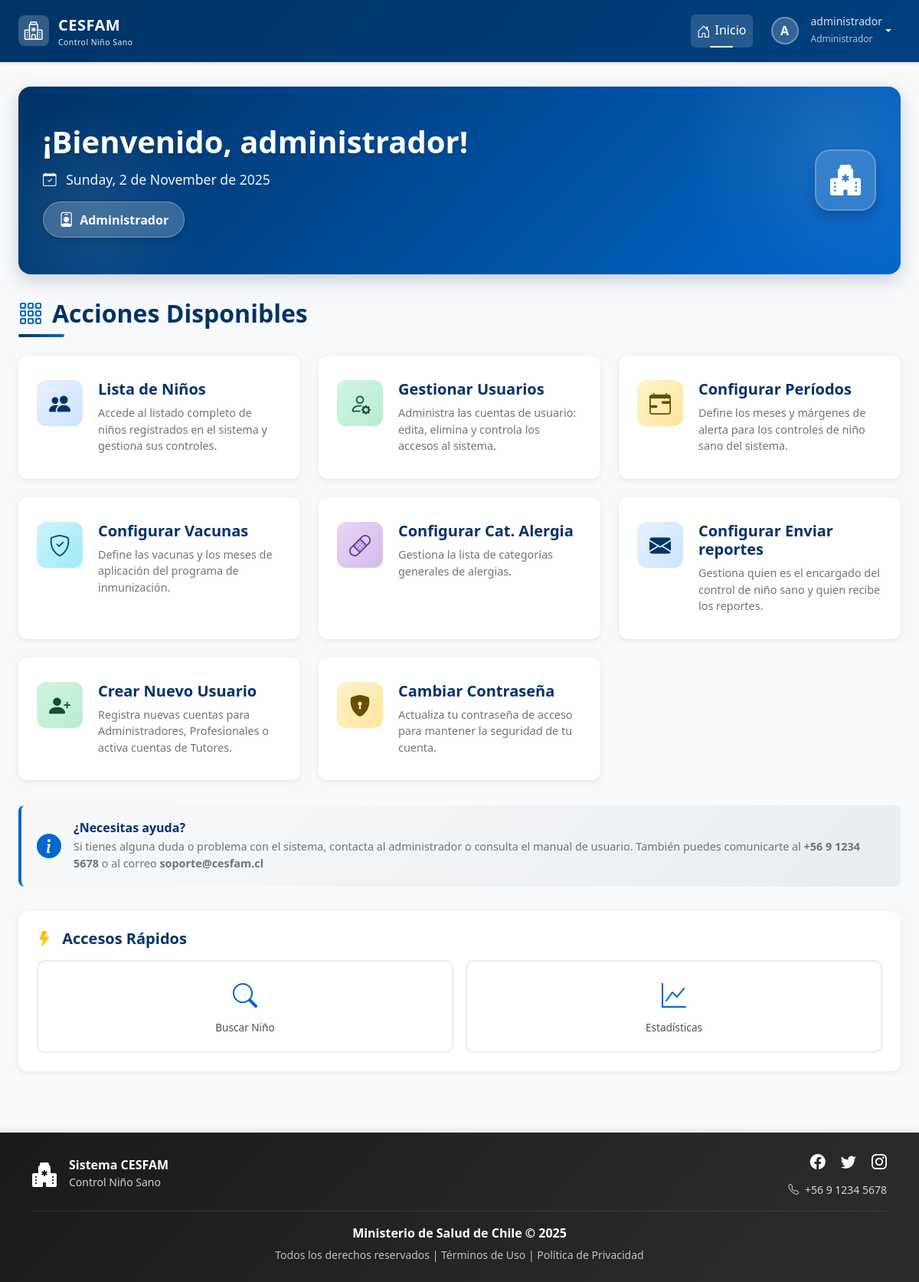
/home/ (signed in), run on the app's committed database.
### login/models.py (models this page shows, shortened)
class Usuario(AbstractBaseUser, PermissionsMixin):
    rut = models.CharField(max_length=10, unique=True)
    nombre_completo = models.CharField(max_length=200)
    email = models.EmailField(unique=True)
    rol = models.ForeignKey(Rol, on_delete=models.PROTECT)
    clave_temporal = models.BooleanField(default=False)
    nombre_completo_norm = models.CharField(
        max_length=200,
        editable=False,
        db_index=True
    )
    activo = models.BooleanField(default=True)
    is_staff = models.BooleanField(default=False) # Necesario para el admin de Django
    fecha_creacion = models.DateTimeField(default=timezone.now)
    objects = UsuarioManager()
    USERNAME_FIELD = 'rut'
    REQUIRED_FIELDS = ['nombre_completo', 'email']

class Rol(models.Model):
    id = models.AutoField(primary_key=True)
    nombre_rol = models.CharField(max_length=30, unique=True)
    descripcion = models.CharField(max_length=200)

### login/views.py (the view)
# urls.py: 2. Add a URL to urlpatterns:  path('', views.home, name='home')
@login_required
@clave_no_temporal
def home(request):
    return render(request, 'home.html')

### templates/home.html (shortened to what this page needs)
{% extends 'base.html' %}
{% load static %}
{% block extra_css %}
    <link rel="stylesheet" href="{% static 'css/estilohome.css' %}">
{% endblock %}
{% block content %}
<div class="hero-welcome">
    <div class="hero-content">
        <div class="row align-items-center">
            <div class="col-lg-8 mb-3 mb-lg-0">
                <h1 class="animate-hero-text">¡Bienvenido, {{ request.user.nombre_completo }}!</h1>
                <p class="text-white mb-3 animate-hero-text" style="opacity: 0.95; font-size: 1.1rem;">
                    <i class="bi bi-calendar-check me-2"></i>
                    {% now "l, j \d\e F \d\e Y" %}
                </p>
                <div class="role-badge">
                    <i class="bi bi-person-badge"></i>
                    {{ request.user.rol.nombre_rol }}
                </div>
            </div>
            <div class="col-lg-4 text-center text-lg-end">
                <div class="hero-icon d-inline-flex">
                    <i class="bi bi-hospital-fill"></i>
                </div>
            </div>
        </div>
    </div>
</div>
<div class="mb-4">
    <h2 class="section-title">
        <i class="bi bi-grid-3x3-gap"></i>
        Acciones Disponibles
    </h2>
</div>
<div class="actions-grid">
    {% if request.user.rol.nombre_rol|lower in "administrador,profesional" %}
        <a href="{% url 'control:listar_ninos' %}" class="action-link animate-fade-in-up animate-delay-1">
            <div class="action-card">
                <div class="card-body">
                    <div class="action-icon icon-primary">
                        <i class="bi bi-people-fill"></i>
                    </div>
                    <div class="action-content">
                        <h5>Lista de Niños</h5>
                        <p>Accede al listado completo de niños registrados en el sistema y gestiona sus controles.</p>
                    </div>
                </div>
            </div>
        </a>
    {% endif %}
    {% if request.user.rol.nombre_rol|lower == 'administrador' %}
        <a href="{% url 'listar_usuarios' %}" class="action-link animate-fade-in-up animate-delay-2">
            <div class="action-card">
                <div class="card-body">
                    <div class="action-icon icon-success">
                        <i class="bi bi-person-gear"></i>
                    </div>
                    <div class="action-content">
                        <h5>Gestionar Usuarios</h5>
                        <p>Administra las cuentas de usuario: edita, elimina y controla los accesos al sistema.</p>
                    </div>
                </div>
            </div>
        </a>
        <a href="{% url 'control:configurar_periodos' %}" class="action-link animate-fade-in-up animate-delay-3">
            <div class="action-card">
                <div class="card-body">
                    <div class="action-icon icon-warning">
                        <i class="bi bi-calendar-range"></i>
                    </div>
                    <div class="action-content">
                        <h5>Configurar Períodos</h5>
                        <p>Define los meses y márgenes de alerta para los controles de niño sano del sistema.</p>
                    </div>
                </div>
            </div>
        </a>
        <a href="{% url 'control:configurar_vacunas' %}" class="action-link animate-fade-in-up animate-delay-4">
            <div class="action-card">
                <div class="card-body">
                    <div class="action-icon icon-info">
                        <i class="bi bi-shield-check"></i>
                    </div>
                    <div class="action-content">
                        <h5>Configurar Vacunas</h5>
                        <p>Define las vacunas y los meses de aplicación del programa de inmunización.</p>
                    </div>
                </div>
            </div>
        </a>
        <a href="{% url 'control:configurar_categorias_alergia' %}" class="action-link animate-fade-in-up animate-delay-5">
        <div class="action-card">
            <div class="card-body">
                <div class="action-icon icon-purple">
                    <i class="bi bi-bandaid"></i>
                </div>
                <div class="action-content">
                    <h5>Configurar Cat. Alergia</h5>
                    <p>Gestiona la lista de categorías generales de alergias.</p>
                </div>
            </div>
        </div>
        </a>
        <a href="{% url 'control:reportes' %}" class="action-link animate-fade-in-up animate-delay-5">
        <div class="action-card">
            <div class="card-body">
                <div class="action-icon icon-primary">
                    <i class="bi bi-envelope-fill"></i>
                </div>
                <div class="action-content">
                    <h5>Configurar Enviar reportes</h5>
                    <p>Gestiona quien es el encargado del control de niño sano y quien recibe los reportes.</p>
                </div>
            </div>
        </div>
        </a>
    {% endif %}
    {% if request.user.rol.nombre_rol|lower in "administrador,profesional" %}
        <a href="{% url 'crear_usuario' %}" class="action-link animate-fade-in-up animate-delay-4">
            <div class="action-card">
                <div class="card-body">
                    <div class="action-icon icon-success">
                        <i class="bi bi-person-plus-fill"></i>
                    </div>
                    <div class="action-content">
                        {% if request.user.rol.nombre_rol|lower == 'administrador' %}
                            <h5>Crear Nuevo Usuario</h5>
                            <p>Registra nuevas cuentas para Administradores, Profesionales o activa cuentas de Tutores.</p>
                        {% else %}
                            <h5>Activar Cuenta de Tutor</h5>
                            <p>Busca un tutor existente en el sistema y actívale su cuenta de acceso.</p>
                        {% endif %}
                    </div>
                </div>
            </div>
        </a>
    {% endif %}
    <a href="{% url 'cambiar_clave' %}" class="action-link animate-fade-in-up animate-delay-4">
        <div class="action-card">
            <div class="card-body">
                <div class="action-icon icon-warning">
                    <i class="bi bi-shield-lock-fill"></i>
                </div>
                <div class="action-content">
                    <h5>Cambiar Contraseña</h5>
                    <p>Actualiza tu contraseña de acceso para mantener la seguridad de tu cuenta.</p>
                </div>
            </div>
        </div>
    </a>
</div>
<div class="info-box animate-fade-in-up">
    <i class="bi bi-info-circle-fill"></i>
    <div class="info-box-content">
        <h6>¿Necesitas ayuda?</h6>
        <p>
            Si tienes alguna duda o problema con el sistema, contacta al administrador o consulta el manual de usuario.
            También puedes comunicarte al <strong>+56 9 1234 5678</strong> o al correo <strong>soporte@cesfam.cl</strong>
        </p>
    </div>
</div>
{% if request.user.rol.nombre_rol|lower in "administrador,profesional" %}
<div class="quick-actions animate-fade-in-up">
    <h5 class="mb-3" style="color: #003366; font-weight: 600;">
        <i class="bi bi-lightning-fill me-2" style="color: #ffc107;"></i>
        Accesos Rápidos
    </h5>
    <div class="quick-actions-grid">
        <a href="{% url 'control:listar_ninos' %}" class="quick-action-btn">
            <i class="bi bi-search"></i>
            <span>Buscar Niño</span>
        </a>
        <a href="#" class="quick-action-btn">
            <i class="bi bi-graph-up"></i>
            <span>Estadísticas</span>
        </a>
    </div>
</div>
{% endif %}
{% endblock %}

### templates/base.html (shortened to what this page needs)
{% load static %}
<!DOCTYPE html>
<html lang="es">
<head>
    <link href="https://cdn.jsdelivr.net/npm/bootstrap@5.3.2/dist/css/bootstrap.min.css" rel="stylesheet"
>
    <link rel="stylesheet" href="https://cdn.jsdelivr.net/npm/bootstrap-icons@1.11.1/font/bootstrap-icons.css">
    <link href="https://cdn.jsdelivr.net/npm/select2@4.1.0-rc.0/dist/css/select2.min.css" rel="stylesheet" />
    <link rel="stylesheet" href="{% static 'css/estilobase.css' %}">
    {% block extra_css %}{% endblock %}
</head>
<body>
    <nav class="navbar navbar-expand-lg navbar-dark navbar-cesfam sticky-top">
        <div class="container-fluid px-4">
            <a class="navbar-brand" href="{% url 'home' %}">
                <div class="logo-icon">
                    <i class="bi bi-hospital text-white fs-4"></i>
                </div>
                <div>
                    <span>CESFAM</span>
                    <small class="d-block" style="font-size: 0.65rem; font-weight: 400; opacity: 0.9;">
                        Control Niño Sano
                    </small>
                </div>
            </a>
            <div class="collapse navbar-collapse" id="navbarNav">
                <ul class="navbar-nav ms-auto align-items-lg-center">
                    <li class="nav-item">
                        <a class="nav-link active" href="{% url 'home' %}">
                            <i class="bi bi-house-door"></i>Inicio
                        </a>
                    </li>
                    {% if request.user.is_authenticated %}
                    <li class="nav-item dropdown ms-lg-2">
                        <a class="nav-link dropdown-toggle d-flex align-items-center" href="#"
                           id="userDropdown" role="button" data-bs-toggle="dropdown" aria-expanded="false">
                            <div class="user-avatar">
                                {{ request.user.nombre_completo|first|upper }}
                            </div>
                            <div class="d-none d-lg-block text-start ms-2">
                                <small class="d-block" style="line-height: 1.2;">
                                    {{ request.user.nombre_completo|truncatewords:2 }}
                                </small>
                                <small style="font-size: 0.75rem; opacity: 0.8;">
                                    {{ request.user.rol.nombre_rol }}
                                </small>
                            </div>
                        </a>
                    </li>
                    {% else %}
                    <li class="nav-item ms-lg-2">
                        <a class="btn btn-light btn-sm" href="{% url 'login' %}">
                            <i class="bi bi-box-arrow-in-right me-1"></i>Iniciar Sesión
                        </a>
                    </li>
                    {% endif %}
                </ul>
            </div>
        </div>
    </nav>
    <main class="main-container container-fluid px-4">
        {% block content %}
        {% endblock %}
    </main>
    <footer class="footer-cesfam text-white py-4 mt-auto">
        <div class="container">
            <div class="row align-items-center">
                <div class="col-md-4 text-center text-md-start mb-3 mb-md-0">
                    <div class="d-flex align-items-center justify-content-center justify-content-md-start">
                        <i class="bi bi-hospital-fill fs-2 me-3"></i>
                        <div>
                            <h6 class="mb-0 fw-bold">Sistema CESFAM</h6>
                            <small style="opacity: 0.8;">Control Niño Sano</small>
                        </div>
                    </div>
                </div>
                <div class="col-md-4 text-center text-md-end">
                    <div class="social-links mb-2">
                        <a href="#" class="text-white text-decoration-none me-3" aria-label="Facebook">
                            <i class="bi bi-facebook fs-5"></i>
                        </a>
                        <a href="#" class="text-white text-decoration-none me-3" aria-label="Twitter">
                            <i class="bi bi-twitter fs-5"></i>
                        </a>
                        <a href="#" class="text-white text-decoration-none" aria-label="Instagram">
                            <i class="bi bi-instagram fs-5"></i>
                        </a>
                    </div>
                    <small style="opacity: 0.8;">
                        <i class="bi bi-telephone me-1"></i> +56 9 1234 5678
                    </small>
                </div>
            </div>
            <div class="footer-divider my-3"></div>
            <div class="row">
                <div class="col-12 text-center">
                    <p class="mb-1">
                        <strong>Ministerio de Salud de Chile &copy; {% now "Y" %}</strong>
                    </p>
                    <small style="opacity: 0.7;">
                        Todos los derechos reservados |
                        <a href="#" class="text-white text-decoration-none">Términos de Uso</a> |
                        <a href="#" class="text-white text-decoration-none">Política de Privacidad</a>
                    </small>
                </div>
            </div>
        </div>
    </footer>
</body>
</html>

### static/css/estilobase.css (style rules this page uses)
:root { --cesfam-primary: #003366; --cesfam-secondary: #0066cc; --cesfam-light: #e7f1ff; --cesfam-dark: #001a33; }
body { display: flex; flex-direction: column; min-height: 100vh; background-color: #f8f9fa; font-family: 'Segoe UI', Tahoma, Geneva, Verdana, sans-serif; }
main { flex: 1; }
.navbar-cesfam { background: linear-gradient(135deg, var(--cesfam-primary) 0%, #004080 100%); box-shadow: 0 2px 4px rgba(0,0,0,.1); padding: 0.75rem 0; }
.navbar-brand { display: flex; align-items: center; font-size: 1.25rem; font-weight: 700; letter-spacing: 0.5px; }
.navbar-brand .logo-icon { width: 40px; height: 40px; background: rgba(255,255,255,0.2); border-radius: 8px; display: flex; align-items: center; justify-content: center; margin-right: 12px; transition: all 0.3s ease; }
.navbar-nav .nav-link { color: rgba(255,255,255,0.85) !important; font-weight: 500; padding: 0.5rem 1rem; margin: 0 0.25rem; border-radius: 6px; transition: all 0.3s ease; position: relative; }
.navbar-nav .nav-link.active { color: #ffffff !important; background-color: rgba(255,255,255,0.15); }
.navbar-nav .nav-link.active::before { content: ''; position: absolute; bottom: 0; left: 50%; transform: translateX(-50%); width: 30px; height: 2px; background-color: #ffffff; border-radius: 2px; }
.navbar-nav .nav-link i { margin-right: 6px; font-size: 1.1em; vertical-align: middle; }
.user-avatar { width: 36px; height: 36px; background: rgba(255,255,255,0.2); border: 2px solid rgba(255,255,255,0.3); border-radius: 50%; display: flex; align-items: center; justify-content: center; font-weight: 600; color: white; margin-right: 8px; transition: all 0.3s ease; }
.footer-cesfam { background: linear-gradient(135deg, #1a1a1a 0%, #2d2d2d 100%); box-shadow: 0 -2px 10px rgba(0,0,0,0.1); margin-top: auto; }
.footer-divider { height: 1px; background: rgba(255,255,255,0.1); margin: 1rem 0; }
.footer-cesfam .social-links a { transition: all 0.3s ease; display: inline-block; }
.footer-cesfam .social-links a i { transition: all 0.3s ease; }
.main-container { padding-top: 2rem; padding-bottom: 3rem; min-height: calc(100vh - 200px); animation: fadeIn 0.8s ease-in-out; }

### data on the page
Usuario: user.nombre_completo|first "A", user.nombre_completo "administrador", user.rol.nombre_rol "Administrador"
